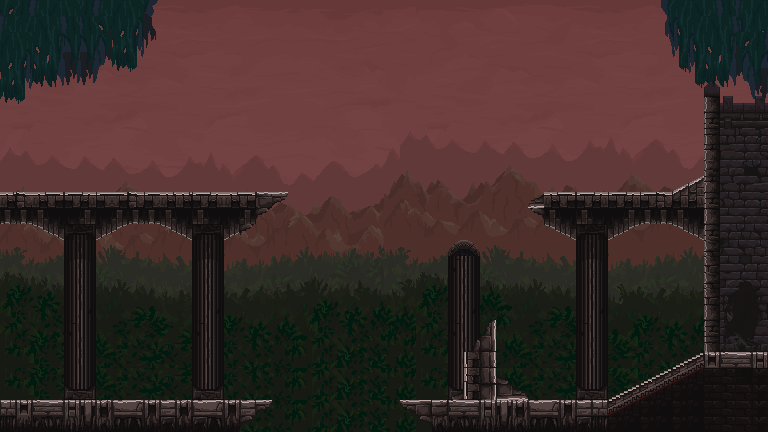

Tiled map render using the project's own tile images. Description and the map definition, with tile-layer contents summarised, below:
An orthogonal 48x27 tile map with 16x16 px tiles, 8 tile layers (Sky, Skyline, Mountains, Grass2, ...), 7 tilesets and 13 objects.

<map version="1.5" tiledversion="1.7.2" orientation="orthogonal" renderorder="right-down" width="48" height="27" tilewidth="16" tileheight="16" infinite="0" nextlayerid="14" nextobjectid="16">
 <tileset firstgid="1" source="tiledAssets/main_lev_build.tsx" />
 <tileset firstgid="10241" source="tiledAssets/01 background.tsx" />
 <tileset firstgid="10865" source="tiledAssets/05 background.tsx" />
 <tileset firstgid="11489" source="tiledAssets/04 background.tsx" />
 <tileset firstgid="12113" source="tiledAssets/03 background A.tsx" />
 <tileset firstgid="12737" source="tiledAssets/02 background.tsx" />
 <tileset firstgid="13361" source="tiledAssets/other_and_decorative.tsx" />
 <group id="6" name="Background">
  <layer id="1" name="Sky" width="48" height="27">
   <data>[1296 cells, 1152 non-empty, 624 distinct tile ids]</data>
  </layer>
  <layer id="5" name="Skyline" width="48" height="27">
   <data>[1296 cells, 673 non-empty, 351 distinct tile ids]</data>
  </layer>
  <layer id="4" name="Mountains" width="48" height="27">
   <data>[1296 cells, 600 non-empty, 289 distinct tile ids]</data>
  </layer>
  <layer id="3" name="Grass2" width="48" height="27">
   <data>[1296 cells, 576 non-empty, 194 distinct tile ids]</data>
  </layer>
  <layer id="2" name="Grass" width="48" height="27">
   <data>[1296 cells, 480 non-empty, 156 distinct tile ids]</data>
  </layer>
 </group>
 <layer id="7" name="PillarsGround" width="48" height="27">
  <data>[1296 cells, 316 non-empty, 147 distinct tile ids]</data>
 </layer>
 <objectgroup id="10" name="Collision" visible="0">
  <object id="1" x="0.655491" y="401.16" width="272.029" height="13.7653" />
  <object id="2" x="401.816" y="399.85" width="203.858" height="16.3873" />
  <object id="3" x="464.088" y="351.31" width="31.4636" height="47.8844" />
  <object id="4" x="492.5" y="322.5">
   <polygon points="3,0.333333 -4.5,4.5 -7,12.5 -10.5,14.5 -12.5,18 -15.5,18 -18.5,27.5 3.5,27.5" />
  </object>
  <object id="6" x="497.333" y="378">
   <polygon points="0,0 10.6667,2.33333 17.6667,10.6667 26.3333,14 32,21.3333 -0.666667,21.3333" />
  </object>
  <object id="7" x="608" y="400">
   <polygon points="0,0 96,-48 95.3333,-31.3333 -0.666667,15.3333" />
  </object>
  <object id="9" x="449" y="398.5">
   <polygon points="0,0 6,-4 14,-9 14,0.5" />
  </object>
  <object id="10" x="-4.66667" y="150.667" width="7.33333" height="248.667" />
  <object id="11" x="766.667" y="156" width="10.6667" height="195.333" />
  <object id="12" x="704.667" y="351.333" width="63.3333" height="16" />
 </objectgroup>
 <objectgroup id="12" name="Doors">
  <object id="13" x="726" y="282" width="36" height="67.3333">
   <properties>
    <property name="name" value="exit" />
   </properties>
  </object>
  <object id="15" x="-0.666667" y="323.167" width="45.5" height="75">
   <properties>
    <property name="name" value="enter" />
   </properties>
  </object>
 </objectgroup>
 <objectgroup id="13" name="Death">
  <object id="14" x="236" y="426" width="208.667" height="16.6667" />
 </objectgroup>
 <layer id="9" name="Foreground" width="48" height="27">
  <data>[1296 cells, 31 non-empty, 20 distinct tile ids]</data>
 </layer>
 <layer id="11" name="Trees" width="48" height="27">
  <data>[1296 cells, 101 non-empty, 57 distinct tile ids]</data>
 </layer>
</map>
